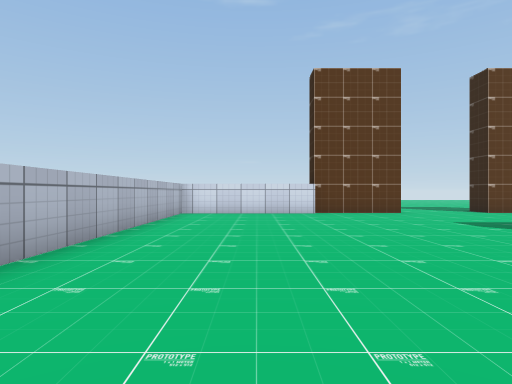
View 1 (above)

14 first-person views from a walk through a 3-D level made in the Unity game engine. The camera is 0.72 m above the floor, looks level and sees 75° across. The floor is counted in squares, 1 m on a side. Each view is taken from the middle of a square. On the plan, view 1 faces up. The plan holds only what a view shows up to about 10 squares ahead; the rest is blank. Some animated figures are left out. Some surface patterns are stand-ins.

View 2
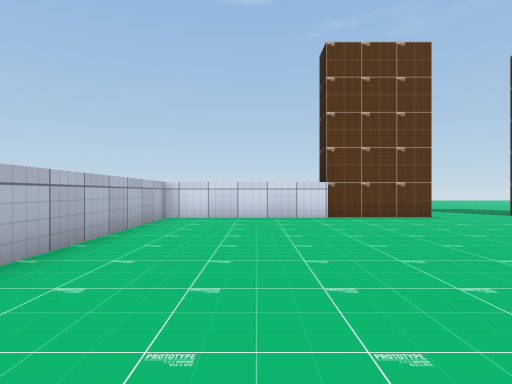

View 3
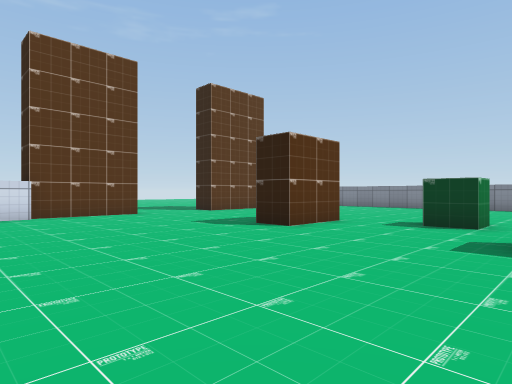

View 4
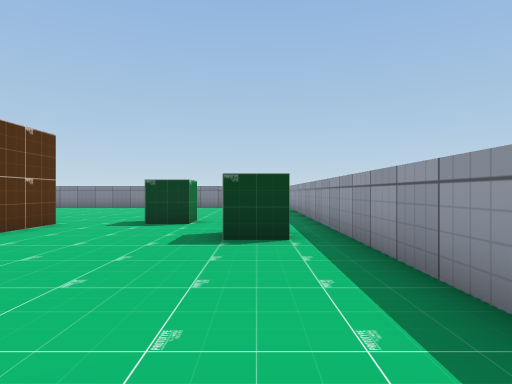

View 5
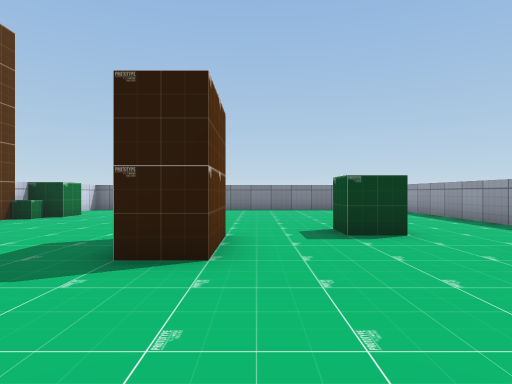

View 6
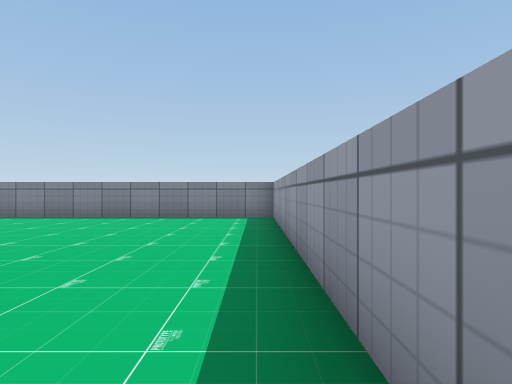

View 7
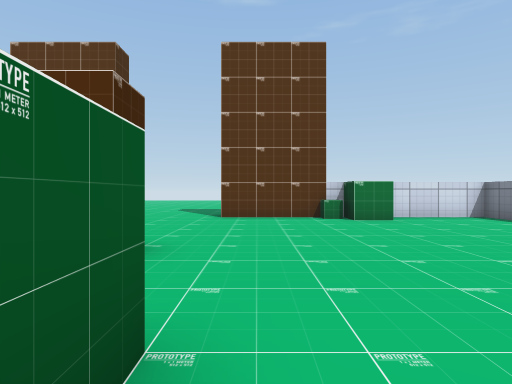

View 8
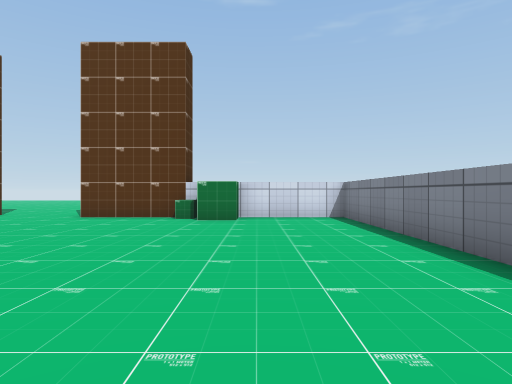

View 9
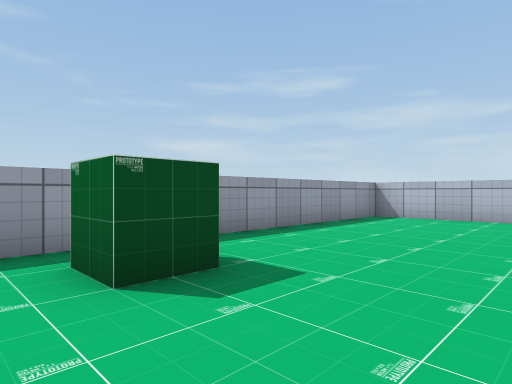

View 10
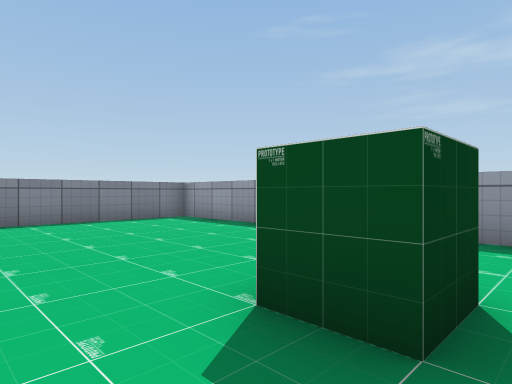

View 11
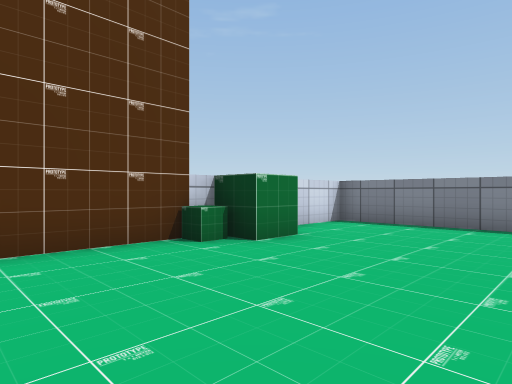

View 12
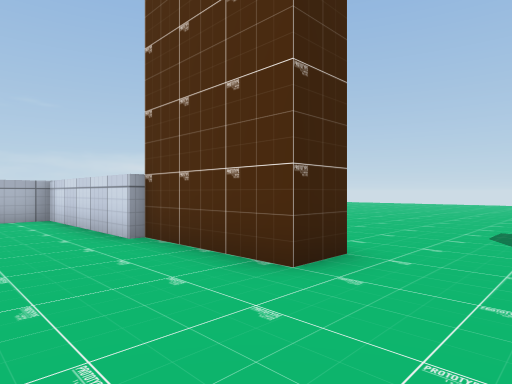

View 13
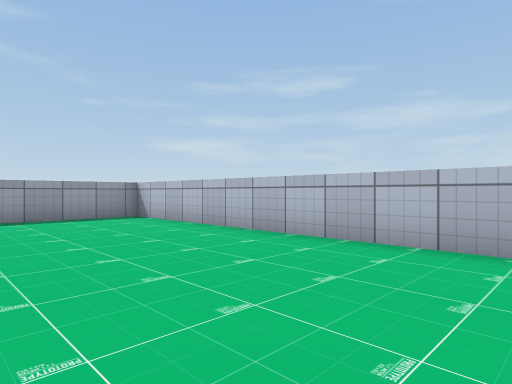

View 14
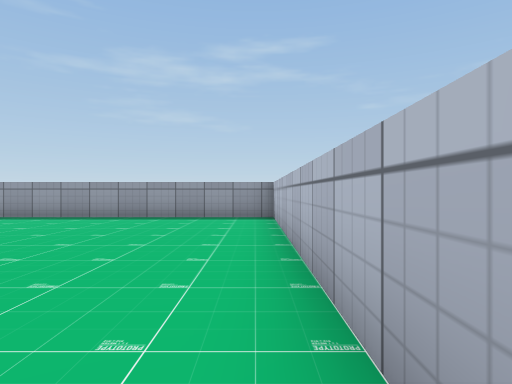

### Floor plan
Points are (right, up) in squares from view 1. A wall is a line through its corners. A room is listed if a view was taken in it or the views show most of it. See-through windows are left out.
Room 1 (views 1, 2, 3, 4, 5, 6, 7, 8, 9, 10, 11, 12, 13, 14)
walls: (7.5, 5.5) (5.5, 5.5) (5.5, 6.5); (7.5, 3.5) (8.5, 3.5) (8.5, 2.5) (7.5, 2.5) (7.5, 3.5); (5, 0.4) (5, 1.5) (6, 1.5) (6, 0.5); (5, 11.5) (2, 11.5); (12.6, 10.5) (11.5, 10.5) (11.5, 11.5) (8, 11.5); (2.1, 11.3) (-2.5, 11.3) (-2.5, -0.5) (15.5, -0.5) (15.5, 11.5) (12.5, 11.5) (12.5, 10.8)
low walls: (11.4, 10.9) (10.8, 10.9) (10.8, 11.5)
ways out: opening at (6, 11.7)

Where each view was taken, in squares from view 1:
view 1: 0 up, 0 right, facing up
view 2: 2 up, 0 right, facing up
view 3: 1 up, 0 right, facing up-right
view 4: 1 up, 0 right, facing right
view 5: 5 up, 2 right, facing right
view 6: 0 up, 6 right, facing right
view 7: 2 up, 9 right, facing up
view 8: 2 up, 13 right, facing up
view 9: 4 up, 7 right, facing down-left
view 10: 5 up, 7 right, facing down-right
view 11: 7 up, 8 right, facing up-right
view 12: 9 up, 7 right, facing up-left
view 13: 9 up, 2 right, facing down-left
view 14: 9 up, 2 left, facing down
